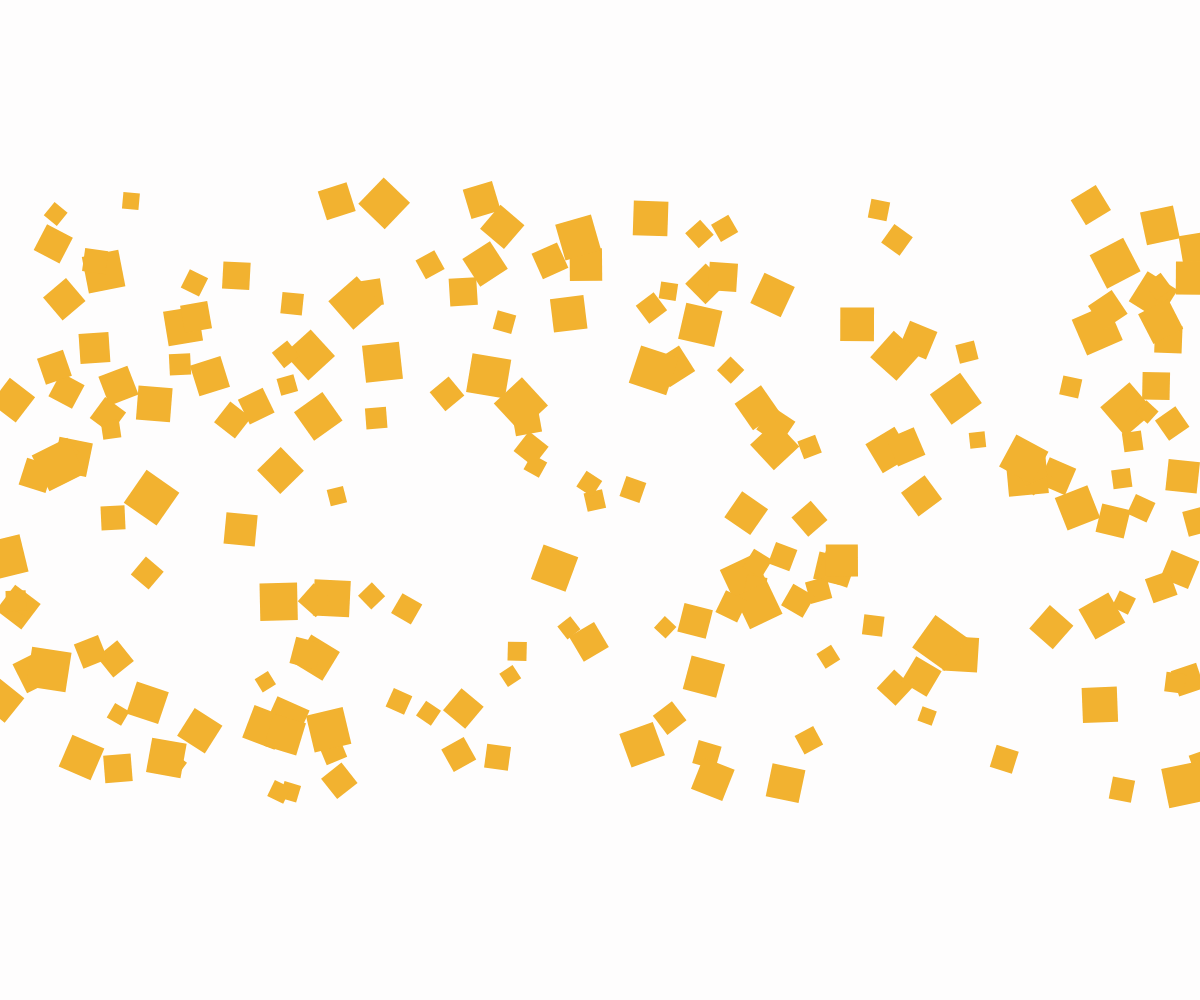
Frame 1 (no input)
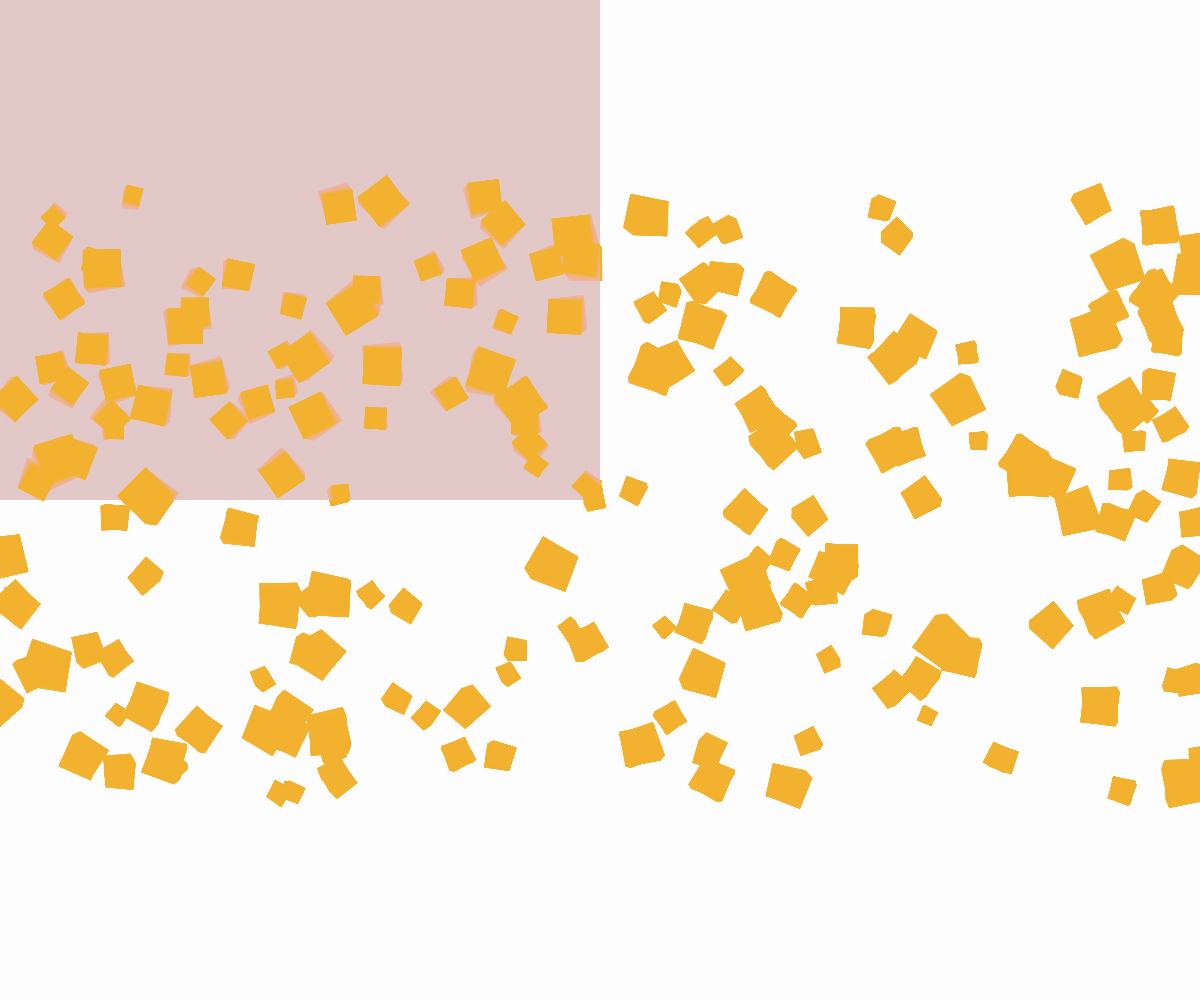
Frame 60 (no input)
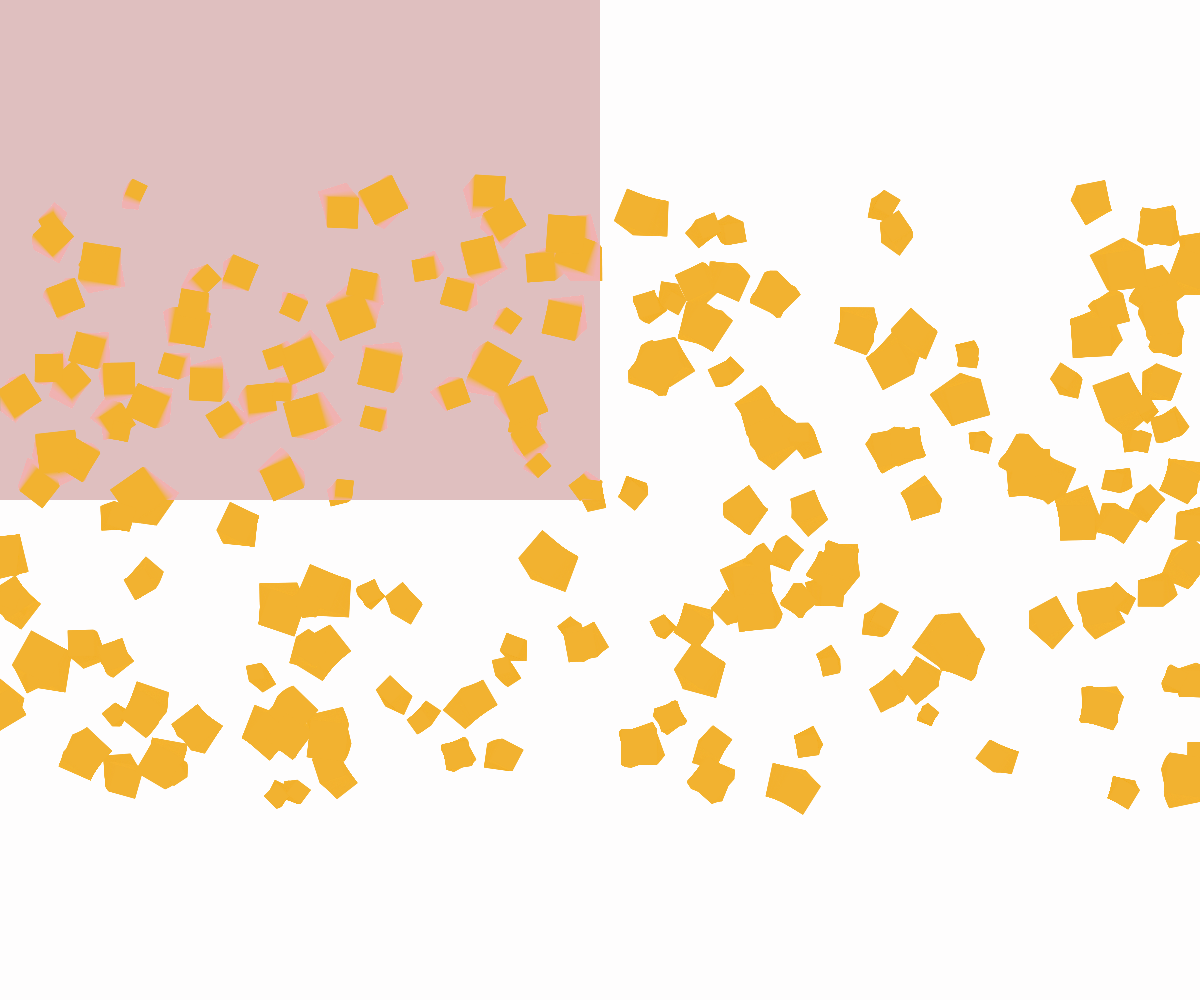
Frame 120 (the mouse pressed at the canvas centre since frame 60)

The p5.js sketch that drew these frames (run headless with seeded random() and noise() and a simulated clock; from frame 60 on, the mouse is pressed at the canvas centre):

// p5.js sketch
// ── sketch.js
let particles = [];
let beeswaxColor;
let decayColor;

function setup() {
  createCanvas(windowWidth, windowHeight);
  colorMode(HSB, 360, 100, 100, 1);
  noStroke();
  
  // Warm golden beeswax palette
  beeswaxColor = color(40, 80, 95);
  decayColor = color(30, 60, 75);
  
  // Create initial solid particles (architecture elements)
  for (let i = 0; i < 200; i++) {
    let x = random(width);
    let y = random(height * 0.2, height * 0.8);
    let size = random(15, 40);
    particles.push({
      x: x,
      y: y,
      size: size,
      originalSize: size,
      isSolid: true,
      color: beeswaxColor,
      vx: random(-0.1, 0.1),
      vy: random(-0.1, 0.1),
      shrinkRate: random(0.0005, 0.0015),
      morphProgress: 0,
      age: 0
    });
  }
}

function draw() {
  // Slowly fade the background to simulate decay
  fill(30, 20, 85, 0.03);
  rect(0, 0, width, height);
  
  // Update and draw particles
  for (let i = 0; i < particles.length; i++) {
    let p = particles[i];
    
    if (p.isSolid) {
      // Solid architecture elements slowly shrink
      p.size -= p.shrinkRate;
      p.age += 1;
      
      // Move particles with subtle gravity and slight randomness
      p.x += p.vx;
      p.y += p.vy;
      
      // Add gentle wobble
      p.x += sin(frameCount * 0.02 + i) * 0.03;
      p.y += cos(frameCount * 0.015 + i) * 0.03;
      
      // Boundary checks with slight bounce
      if (p.x < 0 || p.x > width) p.vx *= -0.9;
      if (p.y < 0 || p.y > height) p.vy *= -0.9;
      
      // When particles get small, they become amorphous
      if (p.size <= 5 || p.age > 1000) {
        p.isSolid = false;
        p.morphProgress = 0;
        p.color = decayColor;
      }
      
      // Draw solid particle with beeswax texture effect
      fill(p.color);
      rectMode(CENTER);
      push();
      translate(p.x, p.y);
      rotate(frameCount * 0.003 + i * 0.1);
      rect(0, 0, p.size, p.size);
      pop();
      
    } else {
      // Amorphous particles flow and merge
      p.morphProgress += 0.002;
      
      // Flow towards center with some randomness
      let dx = width/2 - p.x;
      let dy = height/2 - p.y;
      let dist = sqrt(dx*dx + dy*dy);
      
      if (dist > 1) {
        p.x += (dx / dist) * 0.03;
        p.y += (dy / dist) * 0.03;
      }
      
      // Add some random movement
      p.x += random(-0.1, 0.1);
      p.y += random(-0.1, 0.1);
      
      // Grow slightly over time
      if (p.size < 20) {
        p.size += 0.015;
      }
      
      // Draw as soft blob with gradient effect
      let alpha = map(p.morphProgress, 0, 1, 0, 0.7);
      fill(red(p.color), green(p.color), blue(p.color), alpha);
      
      // Create a more organic shape by drawing multiple overlapping ellipses
      for (let j = 0; j < 2; j++) {
        let offset = random(-p.size * 0.3, p.size * 0.3);
        ellipse(p.x + offset, p.y + offset, p.size, p.size);
      }
    }
  }
  
  // Occasionally transform solid particles into amorphous ones
  if (random() < 0.0005) {
    let solidParticles = particles.filter(p => p.isSolid);
    if (solidParticles.length > 0) {
      let target = random(solidParticles);
      target.isSolid = false;
      target.morphProgress = 0;
      target.color = decayColor;
    }
  }
}

function windowResized() {
  resizeCanvas(windowWidth, windowHeight);
}
